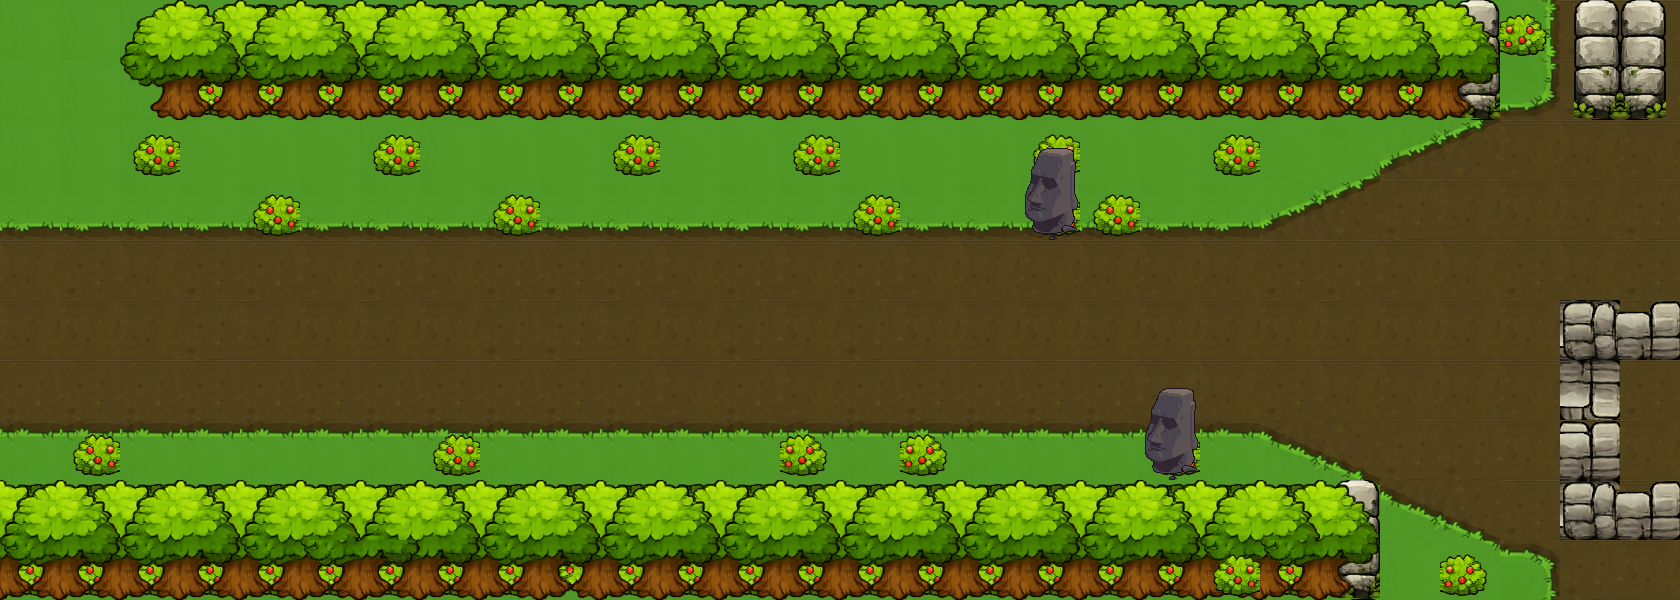

A level layout from a 2D game, rendered from its tile map. Below: a short description, then the map file with its tile-grid data intact:
An orthogonal 28x10 tile map with 60x60 px tiles, 5 tile layers (fondo, fondo_decoracion0, fondo_decoracion1, fondo_decoracion2, ...), 4 tilesets and 9 objects (2x teleporte, 2x caja, 2x donacion, puerta_llave, llave, ...).

<map version="1.10" tiledversion="1.12.2" orientation="orthogonal" renderorder="right-down" width="28" height="10" tilewidth="60" tileheight="60" infinite="0" nextlayerid="8" nextobjectid="18">
 <tileset firstgid="1" source="obstaculos.tsx" />
 <tileset firstgid="9" source="fondo1.tsx" />
 <tileset firstgid="59" source="obstaculos1.tsx" />
 <tileset firstgid="123" source="fondo3.tsx" />
 <layer id="1" name="fondo" width="28" height="10">
  <data encoding="csv">
20,20,20,20,20,20,20,20,20,20,20,20,20,135,135,135,135,135,135,135,20,20,20,20,20,2147483667,13,13,
20,20,20,20,20,20,135,135,135,135,135,135,135,135,135,135,135,135,135,135,135,135,135,20,1073741874,2147483677,13,13,
20,20,20,135,135,135,20,20,135,135,135,135,135,135,135,135,135,135,135,135,135,135,1073741874,1073741863,1073741864,14,14,14,
30,30,30,30,30,30,30,30,30,30,30,30,30,30,30,30,30,30,30,30,30,1073741863,1073741864,13,14,14,14,13,
14,13,14,13,13,14,13,14,13,13,13,14,13,14,13,14,14,14,14,14,14,13,13,14,14,13,14,13,
14,14,14,13,14,14,14,14,13,13,14,14,13,14,13,14,14,14,14,14,14,14,14,14,14,14,14,13,
13,13,13,13,13,13,13,13,13,13,13,14,13,14,13,13,13,13,13,14,14,13,14,14,14,14,14,13,
1073741854,1073741854,1073741854,1073741854,1073741854,1073741854,1073741854,1073741854,1073741854,1073741854,1073741854,1073741854,1073741854,1073741854,1073741854,1073741854,1073741854,1073741854,1073741854,1073741854,1073741854,39,40,13,13,14,14,14,
20,20,135,135,20,20,20,20,20,135,135,135,135,20,20,20,20,20,135,20,20,20,50,39,40,13,14,14,
20,20,135,135,135,135,135,135,135,135,135,135,135,135,135,135,135,135,135,135,20,20,20,20,50,3221225501,13,14
</data>
 </layer>
 <layer id="7" name="fondo_decoracion0" width="28" height="10">
  <data encoding="csv">
0,0,0,0,0,0,0,0,0,0,0,0,0,0,0,0,0,0,0,0,0,0,0,0,0,0,0,0,
0,0,0,0,0,0,0,0,0,0,0,0,0,0,0,0,0,0,0,0,0,0,0,0,0,0,0,0,
0,0,0,0,0,0,0,0,0,0,0,0,0,0,0,0,0,0,0,0,0,0,0,0,0,0,0,0,
0,0,0,0,0,0,0,0,0,0,0,0,0,0,0,0,0,0,0,0,0,0,0,0,0,0,0,0,
0,0,0,0,0,0,0,0,0,0,0,0,0,0,0,0,0,0,0,0,0,0,0,0,0,0,0,0,
0,0,0,0,0,0,0,0,0,0,0,0,0,0,0,0,0,0,0,0,0,0,0,0,0,0,0,0,
0,0,0,0,0,0,0,0,0,0,0,0,0,0,0,0,0,0,0,0,0,0,0,0,0,0,0,0,
0,0,0,0,0,0,0,0,0,0,0,0,0,0,0,0,0,0,0,0,0,0,0,0,0,0,0,0,
1073741925,1073741925,1073741925,1073741925,1073741925,1073741925,1073741925,1073741925,1073741925,1073741925,1073741925,1073741925,1073741925,1073741925,1073741925,1073741925,1073741925,1073741925,1073741925,1073741925,1073741925,1073741925,0,0,0,0,0,0,
101,101,101,101,101,101,101,101,101,1073741925,101,101,101,101,101,101,101,101,101,101,101,101,0,0,0,0,0,0
</data>
 </layer>
 <layer id="6" name="fondo_decoracion1" width="28" height="10">
  <data encoding="csv">
0,0,0,0,3221225573,3221225573,3221225573,3221225573,3221225573,3221225573,3221225573,3221225573,3221225573,3221225573,3221225573,3221225573,3221225573,3221225573,3221225573,3221225573,3221225573,3221225573,3221225573,3221225573,106,0,106,2147483754,
0,0,0,101,101,101,101,101,101,101,101,101,101,101,101,101,101,101,101,101,101,101,101,101,114,0,114,2147483762,
0,0,0,0,0,0,0,0,0,0,0,0,0,0,0,0,0,101,0,0,0,0,0,0,0,0,0,0,
0,0,0,0,0,0,0,0,0,0,0,0,0,0,0,0,0,101,0,0,0,0,0,0,0,0,0,0,
0,0,0,0,0,0,0,0,0,0,0,0,0,0,0,0,0,0,0,0,0,0,0,0,0,0,0,0,
0,0,0,0,0,0,0,0,0,0,0,0,0,0,0,0,0,0,0,0,0,0,0,0,0,0,110,0,
0,0,0,0,0,0,0,0,0,0,0,0,0,0,0,0,0,0,0,0,0,0,0,0,0,0,2147483758,0,
0,0,0,0,0,0,0,0,0,0,0,0,0,0,0,0,0,0,0,101,0,0,0,0,0,0,0,0,
108,107,108,107,108,107,108,107,108,107,108,107,108,107,108,107,108,107,108,107,108,107,106,0,0,0,110,0,
116,115,116,115,116,115,116,115,116,115,116,115,116,115,116,115,116,115,116,115,116,115,114,0,0,0,0,0
</data>
 </layer>
 <layer id="5" name="fondo_decoracion2" width="28" height="10">
  <data encoding="csv">
0,0,0,107,108,107,108,107,108,107,108,107,108,107,108,107,108,107,108,107,108,107,108,107,0,0,0,0,
0,0,0,115,116,115,116,115,116,115,116,115,116,115,116,115,116,115,116,115,116,115,116,115,0,0,0,0,
0,0,0,0,0,0,0,0,0,0,0,0,0,0,0,0,0,0,0,0,0,0,0,0,0,0,0,0,
0,0,0,0,0,0,0,0,0,0,0,0,0,0,0,0,0,0,0,0,0,0,0,0,0,0,0,0,
0,0,0,0,0,0,0,0,0,0,0,0,0,0,0,0,0,0,0,0,0,0,0,0,0,0,0,0,
0,0,0,0,0,0,0,0,0,0,0,0,0,0,0,0,0,0,0,0,0,0,0,0,0,0,1073741934,0,
0,0,0,0,0,0,0,0,0,0,0,0,0,0,0,0,0,0,0,0,0,0,0,0,0,0,2684354670,0,
0,0,0,0,0,0,0,0,0,0,0,0,0,0,0,0,0,0,0,0,0,0,0,0,0,0,2147483758,0,
107,108,107,108,107,108,107,108,107,108,107,108,107,108,107,108,107,108,107,108,107,108,0,0,0,0,1073741934,0,
115,116,115,116,115,116,115,116,115,116,115,116,115,116,115,116,115,116,115,116,115,116,0,0,0,0,0,0
</data>
 </layer>
 <layer id="2" name="obstaculos" width="28" height="10">
  <data encoding="csv">
0,0,107,108,107,108,107,108,107,108,107,108,107,108,107,108,107,108,107,108,107,108,107,108,108,2147483749,0,0,
0,0,115,116,115,116,115,116,115,116,115,116,115,116,115,116,115,116,115,116,115,116,115,116,116,0,0,0,
0,0,101,0,0,0,101,0,0,0,101,0,0,101,0,0,0,5,0,0,101,0,0,0,0,0,0,0,
0,0,0,0,101,0,0,0,101,0,0,0,0,0,101,0,0,4,101,0,0,0,0,0,0,0,0,0,
0,0,0,0,0,0,0,0,0,0,0,0,0,0,0,0,0,0,0,0,0,0,0,0,0,0,0,0,
0,0,0,0,0,0,0,0,0,0,0,0,0,0,0,0,0,0,0,0,0,0,0,0,0,0,109,110,
0,0,0,0,0,0,0,0,0,0,0,0,0,0,0,0,0,0,0,5,0,0,0,0,0,0,1073741934,0,
0,101,0,0,0,0,0,101,0,0,0,0,0,2147483749,0,2147483749,0,0,0,4,0,0,0,0,0,0,110,0,
107,108,107,108,107,108,107,108,107,108,107,108,107,108,107,108,107,108,107,108,107,108,108,0,0,0,109,110,
0,0,0,0,0,115,116,0,0,0,0,0,0,0,0,0,0,0,0,0,101,115,116,0,2147483749,0,0,0
</data>
 </layer>
 <objectgroup id="4" name="objetos">
  <object id="5" name="puerta_llave" x="1589.33" y="460" rotation="90">
   <point />
  </object>
  <object id="7" name="llave" x="1591.33" y="282">
   <point />
  </object>
  <object id="8" name="teleporte" x="1409.33" y="521.333">
   <properties>
    <property name="id_teleporte" type="int" value="1" />
   </properties>
   <point />
  </object>
  <object id="10" name="teleporte" x="30" y="340">
   <properties>
    <property name="id_teleporte" type="int" value="1" />
   </properties>
   <point />
  </object>
  <object id="11" name="portal" x="1646.66" y="397.333">
   <point />
  </object>
  <object id="13" name="caja" x="212" y="341.333">
   <point />
  </object>
  <object id="14" name="caja" x="1405.33" y="340">
   <point />
  </object>
  <object id="15" name="donacion" x="1592" y="166">
   <properties>
    <property name="tipo" value="comida" />
   </properties>
   <point />
  </object>
  <object id="16" name="donacion" x="1344.67" y="342">
   <properties>
    <property name="tipo" value="sillas" />
   </properties>
   <point />
  </object>
 </objectgroup>
</map>
